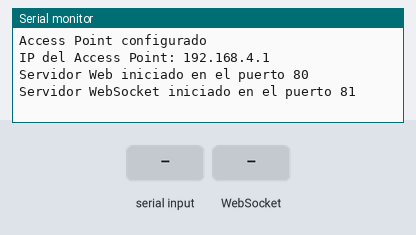
Bench run of a sketch on a simulated ESP32. Parts: the last lines printed to the serial monitor. The inputs (shaded band) are chosen by the test bench.

Above: at 1.2 s.
1.3 s: "Disponible\n" received over the second serial link
At 2.1 s:
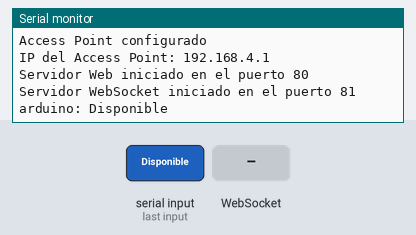
2.8 s: WebSocket text "Disponible" received
At 3.2 s:
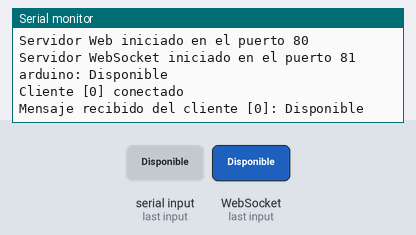
4.3 s: "Ocupado\n" received over the second serial link
At 5.5 s:
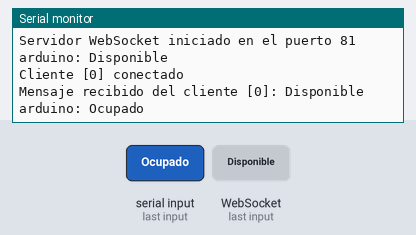
5.8 s: WebSocket text "Ocupado" received
At 6.7 s:
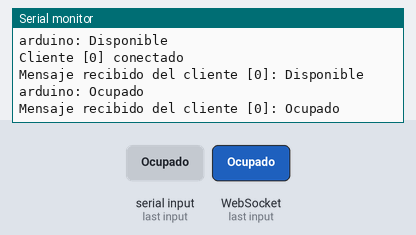
7.3 s: ",\n" received over the second serial link
At 7.8 s:
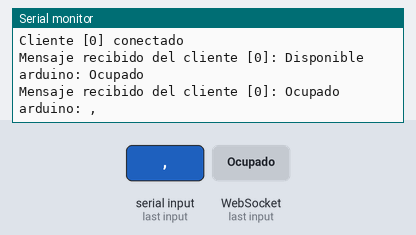
8.8 s: WebSocket text "," received
At 10.2 s:
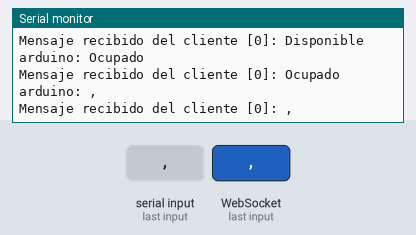

Measured:
- after the input at 1.3 s, the serial monitor: prints a new line at once (image 1)
- after the input at 2.8 s, the serial monitor: prints a new line at once (image 2)
- after the input at 4.3 s, the serial monitor: prints a new line at once (image 3)
- after the input at 5.8 s, the serial monitor: prints a new line at once (image 4)
- after the input at 7.3 s, the serial monitor: prints a new line at once (image 5)
- after the input at 8.8 s, the serial monitor: prints a new line at once (image 6)

The sketch:

restauranteDomotico.ino
```cpp
#include <WiFi.h>
#include <WebServer.h>
#include <WebSocketsServer.h>
#include <ArduinoJson.h>


// Configuración del Access Point
const char *ssid = "Restaurante";

// Crear servidor web en el puerto 80
WebServer server(80);

// Crear servidor WebSocket en el puerto 81
WebSocketsServer webSocket = WebSocketsServer(81);

// Página HTML que incluye un cliente WebSocket
String htmlPage =
"<!DOCTYPE html>"
"<html>"
"<head>"
"<title>Pagina Restaurante</title>"
"<style>"
"body {"
"    font-family: Arial, sans-serif;"
"    margin: 0;"
"    padding: 0;"
"    background-color: #f8f9fa;"
"    color: #343a40;"
"}"
"h1 {"
"    text-align: center;"
"    background-color: #007bff;"
"    color: white;"
"    padding: 20px;"
"    margin: 0;"
"}"
"p {"
"    text-align: center;"
"    font-size: 18px;"
"    margin: 20px 0;"
"}"
"#status {"
"    font-weight: bold;"
"}"
"h3 {"
"    text-align: center;"
"    margin: 20px 0;"
"}"
"select {"
"    display: block;"
"    margin: 0 auto 20px;"
"    padding: 10px;"
"    font-size: 16px;"
"}"
"button {"
"    display: block;"
"    margin: 0 auto;"
"    padding: 10px 20px;"
"    font-size: 16px;"
"    background-color: #28a745;"
"    color: white;"
"    border: none;"
"    border-radius: 5px;"
"    cursor: pointer;"
"}"
"button:hover {"
"    background-color: #218838;"
"}"
"</style>"
"</head>"
"<body>"
"<h1>Restaurante</h1>"
"<p id=\"status\">Estado: Desconectado</p>"
"<h3>Seleccione su mesa</h3>"
"<select name=\"mesas\" id=\"mesas\"></select>"
"<button onClick=\"seleccionar()\">Seleccionar</button>"
"<script>"
"var mesasDisponibles;"
"const ws = new WebSocket(\"ws://192.168.4.1:81\");"
"ws.addEventListener(\"open\", () => {"
"    document.getElementById(\"status\").innerText = \"Estado: Conectado\";"
"    console.log(\"conectado\");"
"});"
"ws.addEventListener(\"message\", (msg) => {"
"    let json = JSON.parse(msg.data);"
"    console.log(json);"
"    if (json.mesasDisponibles != null) {"
"        document.getElementById(\"mesas\").innerHTML = \"\";"
"        json.mesasDisponibles.forEach(mesa => {"
"            let opcion = document.createElement(\"option\");"
"            opcion.innerText = \"Mesa \" + (Number(mesa.id) + 1);"
"            opcion.id = mesa.id;"
"            document.getElementById(\"mesas\").appendChild(opcion);"
"        });"
"    }"
"});"
"function seleccionar() {"
"    let combo = document.getElementById(\"mesas\");"
"    window.location.href = \"/menu?mesa=\" + combo.options[combo.selectedIndex].id;"
"}"
"</script>"
"</body>"
"</html>";


String htmlPageMenu =
"<!DOCTYPE html>"
"<html>"
"<head>"
"<title>Menu</title>"
"<meta charset=\"UTF-8\">"
"<style>"
"body {"
"    font-family: Arial, sans-serif;"
"    margin: 0;"
"    padding: 0;"
"    background-color: #f8f9fa;"
"    color: #343a40;"
"}"
"h1 {"
"    text-align: center;"
"    background-color: #007bff;"
"    color: white;"
"    padding: 20px;"
"    margin: 0;"
"}"
"p {"
"    text-align: center;"
"    font-size: 18px;"
"    margin: 20px 0;"
"}"
"#status {"
"    font-weight: bold;"
"}"
"table {"
"    width: 90%;"
"    margin: 20px auto;"
"    border-collapse: collapse;"
"    background-color: white;"
"    box-shadow: 0px 2px 5px rgba(0, 0, 0, 0.1);"
"}"
"table th, table td {"
"    padding: 15px;"
"    text-align: center;"
"    border: 1px solid #ddd;"
"}"
"table th {"
"    background-color: #007bff;"
"    color: white;"
"}"
".total {"
"    text-align: center;"
"    font-size: 20px;"
"    margin: 20px 0;"
"    font-weight: bold;"
"}"
"button {"
"    display: block;"
"    margin: 20px auto;"
"    padding: 10px 20px;"
"    font-size: 16px;"
"    background-color: #28a745;"
"    color: white;"
"    border: none;"
"    border-radius: 5px;"
"    cursor: pointer;"
"}"
"button:hover {"
"    background-color: #218838;"
"}"
".btn {"
"    padding: 5px 10px;"
"    font-size: 14px;"
"    margin: 0 5px;"
"    border-radius: 5px;"
"    cursor: pointer;"
"}"
".btn-add {"
"    background-color: #007bff;"
"    color: white;"
"    border: none;"
"}"
".btn-add:hover {"
"    background-color: #0056b3;"
"}"
".btn-remove {"
"    background-color: #dc3545;"
"    color: white;"
"    border: none;"
"}"
".btn-remove:hover {"
"    background-color: #c82333;"
"}"
"</style>"
"</head>"
"<body>"
"<h1>Menu</h1>"
"<p id=\"status\">Estado: Desconectado</p>"
"<table>"
"    <thead>"
"        <tr>"
"            <th>Item</th>"
"            <th>Precio</th>"
"            <th>Cantidad</th>"
"            <th>Acción</th>"
"        </tr>"
"    </thead>"
"    <tbody id=\"menu\">"
"    </tbody>"
"</table>"
"<div class=\"total\">Total: $<span id=\"total\">0.00</span></div>"
"<button onclick=\"liberarMesa()\">Liberar Mesa</button>"
"<script>"
"var mesasDisponibles;"
"const ws = new WebSocket(\"ws://192.168.4.1:81\");"
"ws.addEventListener(\"open\", () => {"
"    document.getElementById(\"status\").innerText = \"Estado: Conectado\";"
"    let mesaSeleccionada = {}; "
"    let parametros = new URLSearchParams(window.location.search);"
"    mesaSeleccionada.seleccion = true;"
"    mesaSeleccionada.mesa = parametros.get(\"mesa\");"
"    console.log(JSON.stringify(mesaSeleccionada));"
"    ws.send(JSON.stringify(mesaSeleccionada));"
"    console.log(\"conectado\");"
"});"
"ws.addEventListener(\"message\", (msg) => {"
"    let json = JSON.parse(msg.data);"
"    console.log(json);"
"    let parametros = new URLSearchParams(window.location.search);"
"    var mesaSel = parametros.get(\"mesa\");"
"    if (json.mesasDisponibles != null) {"
"        let encontro = false;"
"        json.mesasDisponibles.forEach(mesa => {"
"            if (mesa.id == mesaSel) {"
"                encontro = true;"
"                return;"
"            }"
"        });"
"        if (!encontro) {"
"            window.location.href = \"/\";"
"        }"
"    }"
"    if (json.pedido) {"
"        if (json.mesa == mesaSel) {"
"            console.log(json.menu);"
"            menuItems = json.menu;"
"            renderMenu();"
"        }"
"    }"
"});"
"function liberarMesa() {"
"    let reserva = {}; "
"    let parametros = new URLSearchParams(window.location.search);"
"    reserva.reserva = true;"
"    reserva.mesa = parametros.get(\"mesa\");"
"    console.log(JSON.stringify(reserva));"
"    ws.send(JSON.stringify(reserva));"
"    window.location.href = \"/\";"
"}"
"var menuItems = []; "
"const menuTable = document.getElementById(\"menu\");"
"const totalElement = document.getElementById(\"total\");"
"function renderMenu() {"
"    menuTable.innerHTML = \"\";"
"    menuItems.forEach(item => {"
"        const row = document.createElement(\"tr\");"
"        row.innerHTML = `"
"        <td>${item.nombre}</td>"
"        <td>$${item.precio.toFixed(2)}</td>"
"        <td>${item.cantidad}</td>"
"        <td>"
"            <button class=\"btn btn-add\" onclick=\"updateQuantity(${item.id}, 1)\">Agregar</button>"
"            <button class=\"btn btn-remove\" onclick=\"updateQuantity(${item.id}, -1)\">Quitar</button>"
"        </td>"
"        `;"
"        menuTable.appendChild(row);"
"    });"
"    updateTotal();"
"}"
"function updateQuantity(id, change) {"
"    const item = menuItems.find(item => item.id === id);"
"    if (item) {"
"        item.cantidad = Math.max(0, item.cantidad + change);"
"        enviarJsonPedido();"
"        renderMenu();"
"    }"
"}"
"function updateTotal() {"
"    const total = menuItems.reduce((sum, item) => sum + item.cantidad * item.precio, 0);"
"    totalElement.textContent = total.toFixed(2);"
"}"
"function enviarJsonPedido() {"
"    let json = {}; "
"    let parametros = new URLSearchParams(window.location.search);"
"    json.pedido = true;"
"    json.mesa = parametros.get(\"mesa\");"
"    json.menu = menuItems;"
"    console.log(JSON.stringify(json));"
"    ws.send(JSON.stringify(json));"
"}"
"</script>"
"</body>"
"</html>";


const int numeroMesas=6;
String mesas[numeroMesas];
String pedidos[numeroMesas];

#define RXp2 16
#define TXp2 17

// Manejo de eventos WebSocket
void webSocketEvent(uint8_t num, WStype_t type, uint8_t *payload, size_t length) {
  switch (type) {
    case WStype_CONNECTED:
      Serial.printf("Cliente [%u] conectado\n", num);
      actualizarMesas();
      break;

    case WStype_DISCONNECTED:
      Serial.printf("Cliente [%u] desconectado\n", num);
      break;

    case WStype_TEXT:
      Serial.printf("Mensaje recibido del cliente [%u]: %s\n", num, payload);
      // Enviar respuesta al cliente
      funciones(String((char*)payload),num);
      webSocket.broadcastTXT(""+String((char*)payload));
      break;

    case WStype_BIN:
      Serial.printf("Mensaje binario recibido del cliente [%u]\n", num);
      break;
  }}


void setup() {
  Serial.begin(115200);
  Serial2.begin(9600, SERIAL_8N1, RXp2, TXp2);
  // Configurar ESP32 como Access Point
 // WiFi.softAP(ssid, password);
  WiFi.softAP(ssid);
  Serial.println("Access Point configurado");
  Serial.print("IP del Access Point: ");
  Serial.println(WiFi.softAPIP()); // Generalmente 192.168.4.1

  // Configurar servidor web
    server.on("/", HTTP_GET, []() {
    server.send(200, "text/html", htmlPage); // Enviar el HTML
  });
      server.on("/menu", HTTP_GET, []() {
    server.send(200, "text/html", htmlPageMenu); // Enviar el HTML
  });
  server.begin();
  Serial.println("Servidor Web iniciado en el puerto 80");

  // Configurar servidor WebSocket
  webSocket.begin();
  webSocket.onEvent(webSocketEvent);
  Serial.println("Servidor WebSocket iniciado en el puerto 81");
  for(int i=0;i<numeroMesas;i++){
    mesas[i]="Disponible";
    pedidos[i]="{\"pedido\":true,\"mesa\":\""+String(i)+"\",\"menu\":[{\"id\":1,\"nombre\":\"Hamburguesa\",\"precio\":5,\"cantidad\":0},{\"id\":2,\"nombre\":\"Pizza\",\"precio\":8,\"cantidad\":0},{\"id\":3,\"nombre\":\"Coca Cola\",\"precio\":1.5,\"cantidad\":0},{\"id\":4,\"nombre\":\"Café\",\"precio\":2,\"cantidad\":0}]}";
  }
}

void loop() {
  if (Serial2.available() > 0) {
    String datoRecibido = Serial2.readStringUntil('\n');//{"reserva":true,"mesa":"4"}
    Serial.println("arduino: "+datoRecibido);
    funciones(datoRecibido,-1);
    actualizarMesas();
  }
  // Manejar conexiones del servidor web
  server.handleClient();

  // Manejar conexiones WebSocket
  webSocket.loop();
}


void funciones(String msg,int num){
  StaticJsonDocument<200> doc;
  DeserializationError error = deserializeJson(doc, msg);
  if (error) {
    return;
  }
  if(doc["reserva"]){
    String estado= (mesas[doc["mesa"].as<int>()]=="Disponible")?"Ocupado":"Disponible";
    Serial2.println("{\"reserva\":true,\"mesa\":\""+String(doc["mesa"].as<int>())+"\"}");
    mesas[doc["mesa"].as<int>()]=estado;
    pedidos[doc["mesa"].as<int>()]="{\"pedido\":true,\"mesa\":\""+String(doc["mesa"].as<int>())+"\",\"menu\":[{\"id\":1,\"nombre\":\"Hamburguesa\",\"precio\":5,\"cantidad\":0},{\"id\":2,\"nombre\":\"Pizza\",\"precio\":8,\"cantidad\":0},{\"id\":3,\"nombre\":\"Coca Cola\",\"precio\":1.5,\"cantidad\":0},{\"id\":4,\"nombre\":\"Café\",\"precio\":2,\"cantidad\":0}]}";
    actualizarMesas();
  }
  if(doc["seleccion"]){
    webSocket.sendTXT(num, pedidos[doc["mesa"].as<int>()]);
  }
  if(doc["pedido"]){
    pedidos[doc["mesa"].as<int>()]=msg;
    webSocket.broadcastTXT(pedidos[doc["mesa"].as<int>()]);
  }
}

void actualizarMesas(){
    String jsonMesasDisponibles;
  jsonMesasDisponibles="{\"mesasDisponibles\":[";
      for(int i=0;i<numeroMesas;i++){
        if(mesas[i]=="Ocupado"){
            jsonMesasDisponibles=jsonMesasDisponibles+"{\"id\":"+"\""+(i)+"\",\"estado\":\""+mesas[i]+"\"},";

        }
      }
      if(jsonMesasDisponibles.substring(jsonMesasDisponibles.length()-1,jsonMesasDisponibles.length())==","){
           jsonMesasDisponibles=jsonMesasDisponibles.substring(0,jsonMesasDisponibles.length()-1);
      }
      jsonMesasDisponibles=jsonMesasDisponibles+"]}";
      webSocket.broadcastTXT(jsonMesasDisponibles.c_str());
}
```
